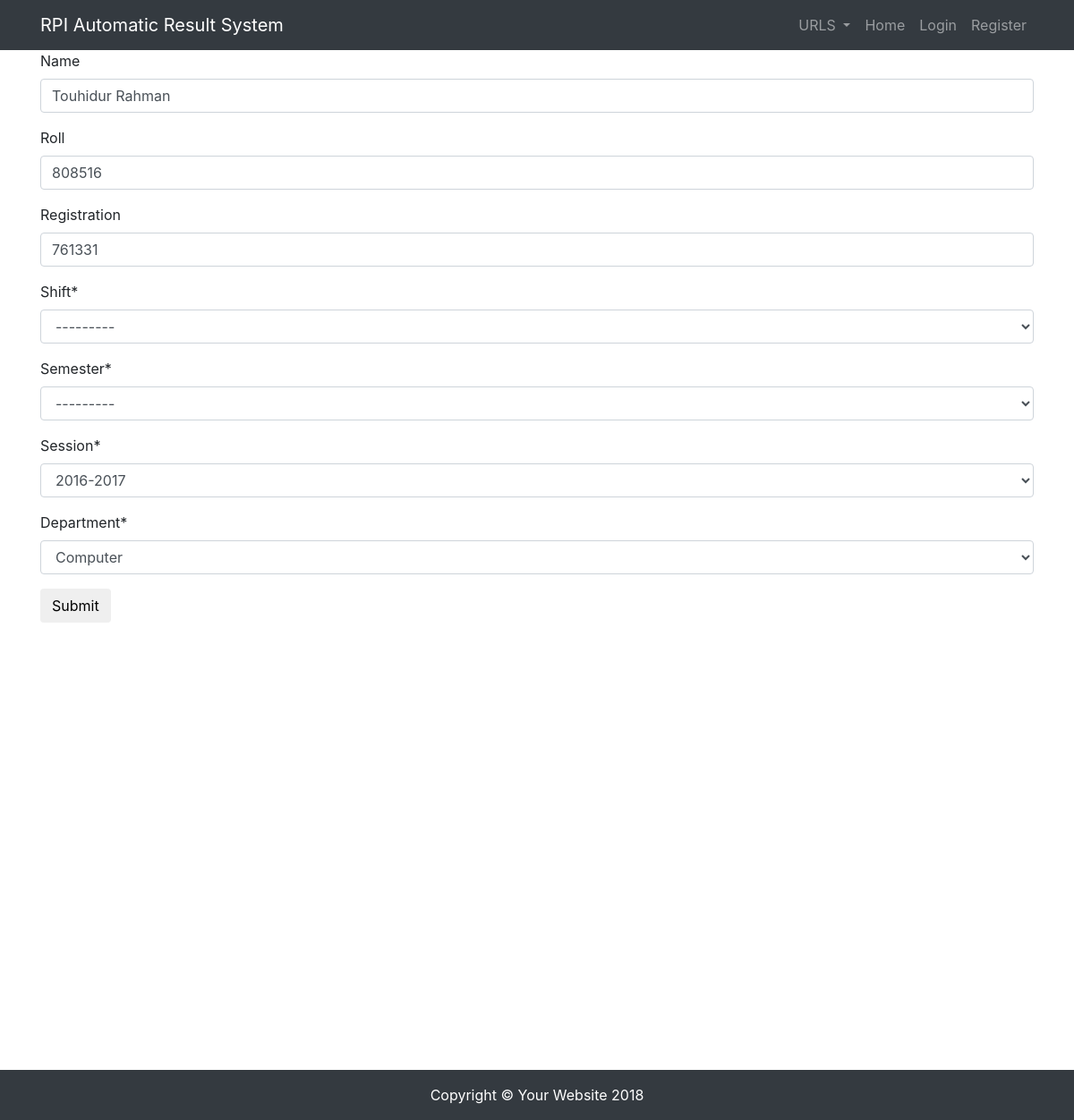
Before: /student/touhid/update/ with the older database file.
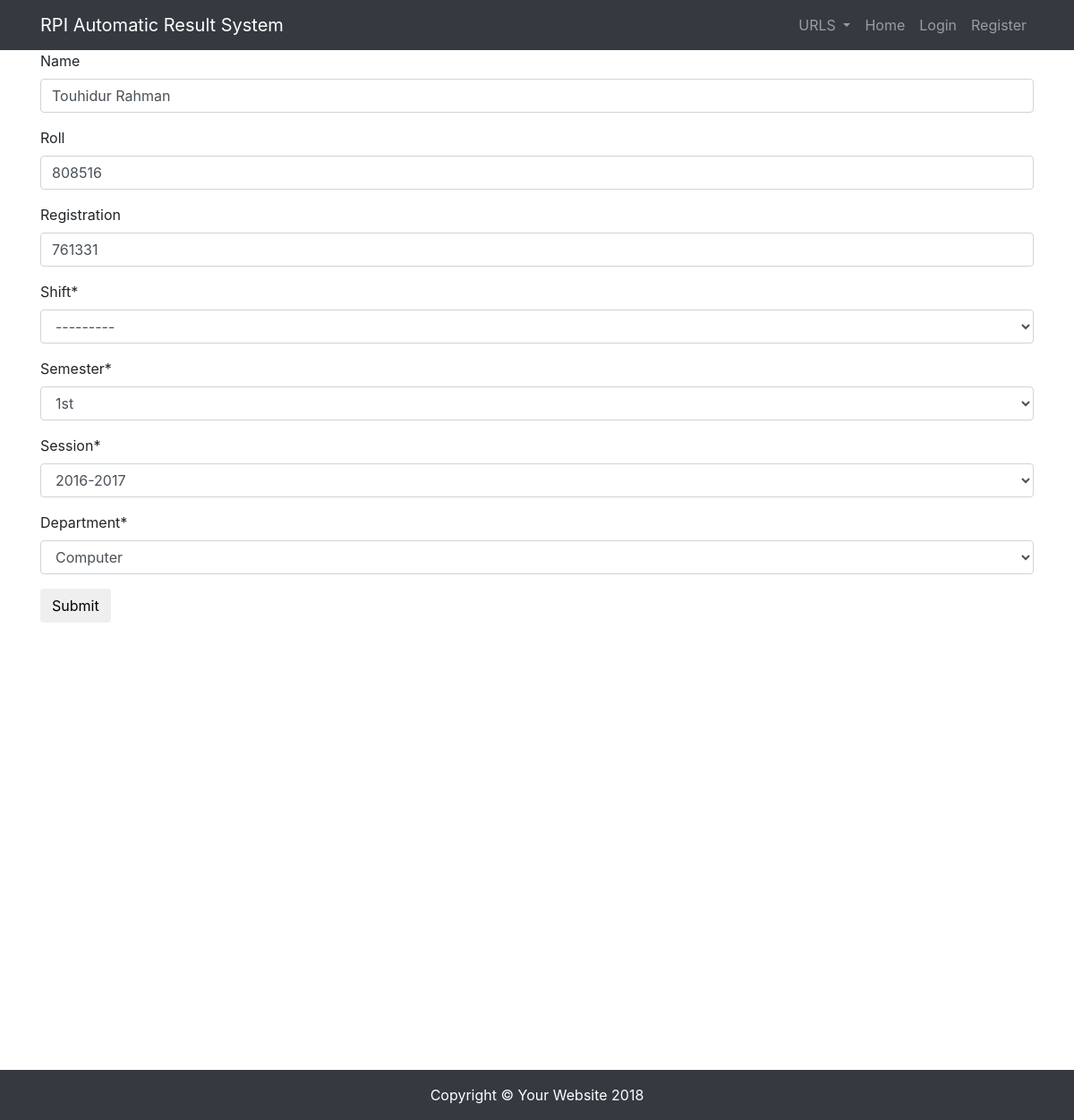
After: the same page with the newer database file.
### rpiapp/models.py (models this page shows, shortened)
class Student(models.Model):
    SHIFT = (
        ('1', '1st'),
        ('2', '2nd'),
    )
    SEMESTER = (
        ('1st', '1st'),
        ('2nd', '2nd'),
        ('3rd', '3rd'),
        ('4th', '4th'),
        ('5th', '5th'),
        ('6th', '6th'),
        ('7th', '7th'),
        ('8th', '8th'),
    )
    SESSION = (
        ([tuple(str(str(str(int(i[0])) + '-' + str(int(i[0] + 1))) + ', ' + str(
            str(int(i[0])) + '-' + str(int(i[0] + 1)))).split(',')) for i in
          tuple(map(lambda *x: x, (tuple([i for i in range(2016, 2050)]))))])
    )
    DEPARTMENT = (
        ('computer', 'Computer'),
        ('civil', 'Civil'),
        ('electrical', 'Electrical'),
        ('electronics', 'Electronics'),
        ('mechanical', 'Mechanical'),
        ('power', 'Power'),
        ('electromedical', 'Electromedical'),
        ('mechatronics', 'Mechatronics'),
    )
    s_name = models.CharField(max_length=250, blank=True, verbose_name='Name')
    s_roll = models.IntegerField(default=0, blank=True, verbose_name='Roll')
    s_reg = models.IntegerField(default=0, blank=True, verbose_name='Registration')
    s_shift = models.CharField(max_length=10, choices=SHIFT, verbose_name='Shift')
    s_semester = models.CharField(max_length=10, choices=SEMESTER, verbose_name='Semester')
    s_session = models.CharField(max_length=10, choices=SESSION, verbose_name='Session')
    s_department = models.CharField(max_length=50, choices=DEPARTMENT, verbose_name='Department')
    slug = models.SlugField(unique=True, null=True)

### rpiapp/views.py (the view)
# urls.py: url(r'^student/(?P<slug>[-\w]+)/update/$', StudentUpdateView.as_view(), name='student_update_view'),
class StudentUpdateView(UpdateView):
    model = Student
    form_class = StudentForm
    template_name = 'student_update_view.html'

### rpiapp/forms.py
class StudentForm(forms.ModelForm):
    class Meta:
        model = Student
        fields = ['s_name', 's_roll', 's_reg', 's_shift', 's_semester', 's_session', 's_department']

### rpiapp/templates/student_update_view.html
{% extends 'base.html' %}
{% load crispy_forms_tags %}
{% block content %}
    <form method="POST" action=".">{% csrf_token %}
        {{ form|crispy}}
        <button type="submit" class="btn btn-default">Submit</button>
    </form>
{% endblock %}

Changed rows visible on the page:
changed Student "Touhidur Rahman": s_semester "---------" → "1st"
